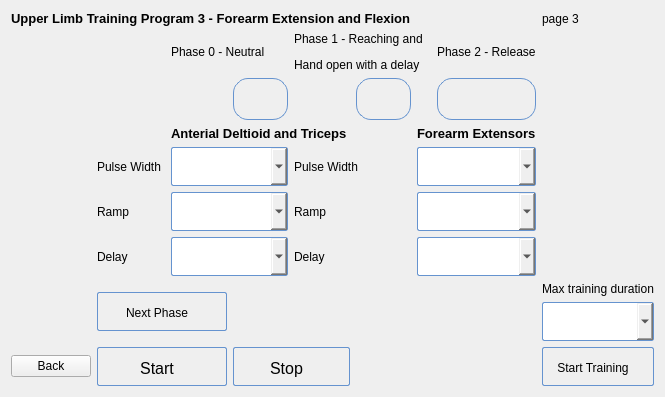
      <widget class="QWidget" name="page_3">
       <layout class="QGridLayout" name="gridLayout_2">
        <item row="0" column="0" colspan="6">
         <widget class="QLabel" name="label_68">
          <property name="font">
           <font>
            <pointsize>10</pointsize>
            <weight>75</weight>
            <bold>true</bold>
           </font>
          </property>
          <property name="text">
           <string>Upper Limb Training Program 3 - Forearm Extension and Flexion</string>
          </property>
         </widget>
        </item>
        <item row="0" column="8">
         <widget class="QLabel" name="label_3">
          <property name="text">
           <string>page 3</string>
          </property>
         </widget>
        </item>
        <item row="1" column="2" colspan="2">
         <widget class="QLabel" name="label_66">
          <property name="text">
           <string>Phase 0 - Neutral</string>
          </property>
         </widget>
        </item>
        <item row="1" column="4" colspan="3">
         <widget class="QLabel" name="label_72">
          <property name="text">
           <string>&lt;html&gt;&lt;head/&gt;&lt;body&gt;&lt;p&gt;Phase 1 - Reaching and &lt;/p&gt;&lt;p&gt;Hand open with a delay&lt;/p&gt;&lt;/body&gt;&lt;/html&gt;</string>
          </property>
         </widget>
        </item>
        <item row="1" column="7">
         <widget class="QLabel" name="label_69">
          <property name="text">
           <string>&lt;html&gt;&lt;head/&gt;&lt;body&gt;&lt;p&gt;Phase 2 - Release&lt;/p&gt;&lt;/body&gt;&lt;/html&gt;</string>
          </property>
         </widget>
        </item>
        <item row="2" column="3">
         <widget class="QPushButton" name="btn1_15">
          <property name="styleSheet">
           <string notr="true">QPushButton {
    border: 1px solid #6593cf;
    border-radius: 15px; /* Half of the button's height */
    padding: 5px;
    background: qlineargradient(x1 : 0, y1 : 0, x2 : 0, y2 : 1, 
        stop : 0.0 #f5f9ff, stop : 0.5 #c7dfff, stop : 0.55 #afd2ff, stop : 1.0 #c0dbff);
    color: #000000;
    font: large &quot;Arial&quot;;
    font-size: 16px;
    height: 30px;
    width: 30px; /* Equal to height for a round shape */
}
</string>
          </property>
          <property name="text">
           <string/>
          </property>
         </widget>
        </item>
        <item row="2" column="5">
         <widget class="QPushButton" name="btn1_13">
          <property name="styleSheet">
           <string notr="true">QPushButton {
    border: 1px solid #6593cf;
    border-radius: 15px; /* Half of the button's height */
    padding: 5px;
    background: qlineargradient(x1 : 0, y1 : 0, x2 : 0, y2 : 1, 
        stop : 0.0 #f5f9ff, stop : 0.5 #c7dfff, stop : 0.55 #afd2ff, stop : 1.0 #c0dbff);
    color: #000000;
    font: large &quot;Arial&quot;;
    font-size: 16px;
    height: 30px;
    width: 30px; /* Equal to height for a round shape */
}
</string>
          </property>
          <property name="text">
           <string/>
          </property>
         </widget>
        </item>
        <item row="2" column="7">
         <widget class="QPushButton" name="btn1_14">
          <property name="styleSheet">
           <string notr="true">QPushButton {
    border: 1px solid #6593cf;
    border-radius: 15px; /* Half of the button's height */
    padding: 5px;
    background: qlineargradient(x1 : 0, y1 : 0, x2 : 0, y2 : 1, 
        stop : 0.0 #f5f9ff, stop : 0.5 #c7dfff, stop : 0.55 #afd2ff, stop : 1.0 #c0dbff);
    color: #000000;
    font: large &quot;Arial&quot;;
    font-size: 16px;
    height: 30px;
    width: 30px; /* Equal to height for a round shape */
}
</string>
          </property>
          <property name="text">
           <string/>
          </property>
         </widget>
        </item>
        <item row="3" column="2" colspan="4">
         <widget class="QLabel" name="label_65">
          <property name="font">
           <font>
            <pointsize>10</pointsize>
            <weight>75</weight>
            <bold>true</bold>
           </font>
          </property>
          <property name="text">
           <string>Anterial Deltioid and Triceps </string>
          </property>
         </widget>
        </item>
        <item row="3" column="6" colspan="2">
         <widget class="QLabel" name="label_70">
          <property name="font">
           <font>
            <pointsize>10</pointsize>
            <weight>75</weight>
            <bold>true</bold>
           </font>
          </property>
          <property name="text">
           <string>Forearm Extensors</string>
          </property>
         </widget>
        </item>
        <item row="4" column="1">
         <widget class="QLabel" name="label_60">
          <property name="text">
           <string>Pulse Width </string>
          </property>
         </widget>
        </item>
        <item row="4" column="2" colspan="2">
         <widget class="QComboBox" name="comboBox_26">
          <property name="styleSheet">
           <string notr="true">QComboBox:hover{
        background: qlineargradient(x1 : 0, y1 : 0, x2 : 0, y2 :   1, stop :   0.0 #ffd9aa,
                stop :   0.5 #ffbb6e, stop :   0.55 #feae42, stop :   1.0 #fedb74);
}

QComboBox {
        border: 1px solid #6593cf;
        border-radius: 2px;
        padding: 5px 5px 2px 5px;
        background: qlineargradient(x1 : 0, y1 : 0, x2 : 0, y2 :   1, stop :   0.0 #f5f9ff,
                stop :   0.5 #c7dfff, stop :   0.55 #afd2ff, stop :   1.0 #c0dbff);
        color: #0000;
        font:  large &quot;Arial&quot;;
		font-size: 10px;
        height: 30px;
}



QComboBox:pressed {
        background: qlineargradient(x1 : 0, y1 : 0, x2 : 0, y2 :   1, stop :   0.0 #c0dbff,
        stop :   0.5 #cfd26f, stop :   0.55 #c7df6f, stop :   1.0 #f5f9ff);
        padding-top: 2px;
        padding-left: 3px;

}
QComboBox:on {
        background: qlineargradient(x1 : 0, y1 : 0, x2 : 0, y2 :   1, stop :   0.0 #5AA72D,
        stop :   0.5 #B3E296, stop :   0.55 #B3E296, stop :   1.0 #f5f9ff);
        padding-top: 2px;
        padding-left: 3px;
}

QComboBox:disabled {
        background: transparent #e5e9ee;
        padding-top: 2px;        
        padding-left: 3px;
        color: black;
}</string>
          </property>
         </widget>
        </item>
        <item row="4" column="4" colspan="2">
         <widget class="QLabel" name="label_62">
          <property name="text">
           <string>Pulse Width </string>
          </property>
         </widget>
        </item>
        <item row="4" column="6" colspan="2">
         <widget class="QComboBox" name="comboBox_30">
          <property name="styleSheet">
           <string notr="true">QComboBox:hover{
        background: qlineargradient(x1 : 0, y1 : 0, x2 : 0, y2 :   1, stop :   0.0 #ffd9aa,
                stop :   0.5 #ffbb6e, stop :   0.55 #feae42, stop :   1.0 #fedb74);
}

QComboBox {
        border: 1px solid #6593cf;
        border-radius: 2px;
        padding: 5px 5px 2px 5px;
        background: qlineargradient(x1 : 0, y1 : 0, x2 : 0, y2 :   1, stop :   0.0 #f5f9ff,
                stop :   0.5 #c7dfff, stop :   0.55 #afd2ff, stop :   1.0 #c0dbff);
        color: #0000;
        font:  large &quot;Arial&quot;;
		font-size: 10px;
        height: 30px;
}



QComboBox:pressed {
        background: qlineargradient(x1 : 0, y1 : 0, x2 : 0, y2 :   1, stop :   0.0 #c0dbff,
        stop :   0.5 #cfd26f, stop :   0.55 #c7df6f, stop :   1.0 #f5f9ff);
        padding-top: 2px;
        padding-left: 3px;

}
QComboBox:on {
        background: qlineargradient(x1 : 0, y1 : 0, x2 : 0, y2 :   1, stop :   0.0 #5AA72D,
        stop :   0.5 #B3E296, stop :   0.55 #B3E296, stop :   1.0 #f5f9ff);
        padding-top: 2px;
        padding-left: 3px;
}

QComboBox:disabled {
        background: transparent #e5e9ee;
        padding-top: 2px;        
        padding-left: 3px;
        color: black;
}</string>
          </property>
         </widget>
        </item>
        <item row="5" column="1">
         <widget class="QLabel" name="label_71">
          <property name="text">
           <string>Ramp</string>
          </property>
         </widget>
        </item>
        <item row="5" column="2" colspan="2">
         <widget class="QComboBox" name="comboBox_28">
          <property name="styleSheet">
           <string notr="true">QComboBox:hover{
        background: qlineargradient(x1 : 0, y1 : 0, x2 : 0, y2 :   1, stop :   0.0 #ffd9aa,
                stop :   0.5 #ffbb6e, stop :   0.55 #feae42, stop :   1.0 #fedb74);
}

QComboBox {
        border: 1px solid #6593cf;
        border-radius: 2px;
        padding: 5px 5px 2px 5px;
        background: qlineargradient(x1 : 0, y1 : 0, x2 : 0, y2 :   1, stop :   0.0 #f5f9ff,
                stop :   0.5 #c7dfff, stop :   0.55 #afd2ff, stop :   1.0 #c0dbff);
        color: #0000;
        font:  large &quot;Arial&quot;;
		font-size: 10px;
        height: 30px;
}



QComboBox:pressed {
        background: qlineargradient(x1 : 0, y1 : 0, x2 : 0, y2 :   1, stop :   0.0 #c0dbff,
        stop :   0.5 #cfd26f, stop :   0.55 #c7df6f, stop :   1.0 #f5f9ff);
        padding-top: 2px;
        padding-left: 3px;

}
QComboBox:on {
        background: qlineargradient(x1 : 0, y1 : 0, x2 : 0, y2 :   1, stop :   0.0 #5AA72D,
        stop :   0.5 #B3E296, stop :   0.55 #B3E296, stop :   1.0 #f5f9ff);
        padding-top: 2px;
        padding-left: 3px;
}

QComboBox:disabled {
        background: transparent #e5e9ee;
        padding-top: 2px;        
        padding-left: 3px;
        color: black;
}</string>
          </property>
         </widget>
        </item>
        <item row="5" column="4" colspan="2">
         <widget class="QLabel" name="label_63">
          <property name="text">
           <string>Ramp</string>
          </property>
         </widget>
        </item>
        <item row="5" column="6" colspan="2">
         <widget class="QComboBox" name="comboBox_31">
          <property name="styleSheet">
           <string notr="true">QComboBox:hover{
        background: qlineargradient(x1 : 0, y1 : 0, x2 : 0, y2 :   1, stop :   0.0 #ffd9aa,
                stop :   0.5 #ffbb6e, stop :   0.55 #feae42, stop :   1.0 #fedb74);
}

QComboBox {
        border: 1px solid #6593cf;
        border-radius: 2px;
        padding: 5px 5px 2px 5px;
        background: qlineargradient(x1 : 0, y1 : 0, x2 : 0, y2 :   1, stop :   0.0 #f5f9ff,
                stop :   0.5 #c7dfff, stop :   0.55 #afd2ff, stop :   1.0 #c0dbff);
        color: #0000;
        font:  large &quot;Arial&quot;;
		font-size: 10px;
        height: 30px;
}



QComboBox:pressed {
        background: qlineargradient(x1 : 0, y1 : 0, x2 : 0, y2 :   1, stop :   0.0 #c0dbff,
        stop :   0.5 #cfd26f, stop :   0.55 #c7df6f, stop :   1.0 #f5f9ff);
        padding-top: 2px;
        padding-left: 3px;

}
QComboBox:on {
        background: qlineargradient(x1 : 0, y1 : 0, x2 : 0, y2 :   1, stop :   0.0 #5AA72D,
        stop :   0.5 #B3E296, stop :   0.55 #B3E296, stop :   1.0 #f5f9ff);
        padding-top: 2px;
        padding-left: 3px;
}

QComboBox:disabled {
        background: transparent #e5e9ee;
        padding-top: 2px;        
        padding-left: 3px;
        color: black;
}</string>
          </property>
         </widget>
        </item>
        <item row="6" column="1">
         <widget class="QLabel" name="label_67">
          <property name="text">
           <string>Delay</string>
          </property>
         </widget>
        </item>
        <item row="6" column="2" colspan="2">
         <widget class="QComboBox" name="comboBox_27">
          <property name="styleSheet">
           <string notr="true">QComboBox:hover{
        background: qlineargradient(x1 : 0, y1 : 0, x2 : 0, y2 :   1, stop :   0.0 #ffd9aa,
                stop :   0.5 #ffbb6e, stop :   0.55 #feae42, stop :   1.0 #fedb74);
}

QComboBox {
        border: 1px solid #6593cf;
        border-radius: 2px;
        padding: 5px 5px 2px 5px;
        background: qlineargradient(x1 : 0, y1 : 0, x2 : 0, y2 :   1, stop :   0.0 #f5f9ff,
                stop :   0.5 #c7dfff, stop :   0.55 #afd2ff, stop :   1.0 #c0dbff);
        color: #0000;
        font:  large &quot;Arial&quot;;
		font-size: 10px;
        height: 30px;
}



QComboBox:pressed {
        background: qlineargradient(x1 : 0, y1 : 0, x2 : 0, y2 :   1, stop :   0.0 #c0dbff,
        stop :   0.5 #cfd26f, stop :   0.55 #c7df6f, stop :   1.0 #f5f9ff);
        padding-top: 2px;
        padding-left: 3px;

}
QComboBox:on {
        background: qlineargradient(x1 : 0, y1 : 0, x2 : 0, y2 :   1, stop :   0.0 #5AA72D,
        stop :   0.5 #B3E296, stop :   0.55 #B3E296, stop :   1.0 #f5f9ff);
        padding-top: 2px;
        padding-left: 3px;
}

QComboBox:disabled {
        background: transparent #e5e9ee;
        padding-top: 2px;        
        padding-left: 3px;
        color: black;
}</string>
          </property>
         </widget>
        </item>
        <item row="6" column="4" colspan="2">
         <widget class="QLabel" name="label_64">
          <property name="text">
           <string>Delay</string>
          </property>
         </widget>
        </item>
        <item row="6" column="6" colspan="2">
         <widget class="QComboBox" name="comboBox_25">
          <property name="styleSheet">
           <string notr="true">QComboBox:hover{
        background: qlineargradient(x1 : 0, y1 : 0, x2 : 0, y2 :   1, stop :   0.0 #ffd9aa,
                stop :   0.5 #ffbb6e, stop :   0.55 #feae42, stop :   1.0 #fedb74);
}

QComboBox {
        border: 1px solid #6593cf;
        border-radius: 2px;
        padding: 5px 5px 2px 5px;
        background: qlineargradient(x1 : 0, y1 : 0, x2 : 0, y2 :   1, stop :   0.0 #f5f9ff,
                stop :   0.5 #c7dfff, stop :   0.55 #afd2ff, stop :   1.0 #c0dbff);
        color: #0000;
        font:  large &quot;Arial&quot;;
		font-size: 10px;
        height: 30px;
}



QComboBox:pressed {
        background: qlineargradient(x1 : 0, y1 : 0, x2 : 0, y2 :   1, stop :   0.0 #c0dbff,
        stop :   0.5 #cfd26f, stop :   0.55 #c7df6f, stop :   1.0 #f5f9ff);
        padding-top: 2px;
        padding-left: 3px;

}
QComboBox:on {
        background: qlineargradient(x1 : 0, y1 : 0, x2 : 0, y2 :   1, stop :   0.0 #5AA72D,
        stop :   0.5 #B3E296, stop :   0.55 #B3E296, stop :   1.0 #f5f9ff);
        padding-top: 2px;
        padding-left: 3px;
}

QComboBox:disabled {
        background: transparent #e5e9ee;
        padding-top: 2px;        
        padding-left: 3px;
        color: black;
}</string>
          </property>
         </widget>
        </item>
        <item row="7" column="1" rowspan="2" colspan="2">
         <widget class="QPushButton" name="btn_nextPhase_4">
          <property name="styleSheet">
           <string notr="true">QPushButton:hover{
        background: qlineargradient(x1 : 0, y1 : 0, x2 : 0, y2 :   1, stop :   0.0 #ffd9aa,
                stop :   0.5 #ffbb6e, stop :   0.55 #feae42, stop :   1.0 #fedb74);
}

QPushButton {
        border: 1px solid #6593cf;
        border-radius: 2px;
        padding: 5px 15px 2px 5px;
        background: qlineargradient(x1 : 0, y1 : 0, x2 : 0, y2 :   1, stop :   0.0 #f5f9ff,
                stop :   0.5 #c7dfff, stop :   0.55 #afd2ff, stop :   1.0 #c0dbff);
        color: #0000;
        font:  large &quot;Arial&quot;;
		font-size: 12px;
        height: 30px;
}




QPushButton:pressed {
        background: qlineargradient(x1 : 0, y1 : 0, x2 : 0, y2 :   1, stop :   0.0 #c0dbff,
        stop :   0.5 #cfd26f, stop :   0.55 #c7df6f, stop :   1.0 #f5f9ff);
        padding-top: 2px;
        padding-left: 3px;

}
QPushButton:on {
        background: qlineargradient(x1 : 0, y1 : 0, x2 : 0, y2 :   1, stop :   0.0 #5AA72D,
        stop :   0.5 #B3E296, stop :   0.55 #B3E296, stop :   1.0 #f5f9ff);
        padding-top: 2px;
        padding-left: 3px;
}

QPushButton:disabled {
        background: transparent #e5e9ee;
        padding-top: 2px;        
        padding-left: 3px;
        color: black;
}</string>
          </property>
          <property name="text">
           <string>Next Phase</string>
          </property>
         </widget>
        </item>
        <item row="7" column="8">
         <widget class="QLabel" name="label_61">
          <property name="text">
           <string>Max training duration</string>
          </property>
         </widget>
        </item>
        <item row="8" column="8">
         <widget class="QComboBox" name="comboBox_29">
          <property name="styleSheet">
           <string notr="true">QComboBox:hover{
        background: qlineargradient(x1 : 0, y1 : 0, x2 : 0, y2 :   1, stop :   0.0 #ffd9aa,
                stop :   0.5 #ffbb6e, stop :   0.55 #feae42, stop :   1.0 #fedb74);
}

QComboBox {
        border: 1px solid #6593cf;
        border-radius: 2px;
        padding: 5px 5px 2px 5px;
        background: qlineargradient(x1 : 0, y1 : 0, x2 : 0, y2 :   1, stop :   0.0 #f5f9ff,
                stop :   0.5 #c7dfff, stop :   0.55 #afd2ff, stop :   1.0 #c0dbff);
        color: #0000;
        font:  large &quot;Arial&quot;;
		font-size: 10px;
        height: 30px;
}



QComboBox:pressed {
        background: qlineargradient(x1 : 0, y1 : 0, x2 : 0, y2 :   1, stop :   0.0 #c0dbff,
        stop :   0.5 #cfd26f, stop :   0.55 #c7df6f, stop :   1.0 #f5f9ff);
        padding-top: 2px;
        padding-left: 3px;

}
QComboBox:on {
        background: qlineargradient(x1 : 0, y1 : 0, x2 : 0, y2 :   1, stop :   0.0 #5AA72D,
        stop :   0.5 #B3E296, stop :   0.55 #B3E296, stop :   1.0 #f5f9ff);
        padding-top: 2px;
        padding-left: 3px;
}

QComboBox:disabled {
        background: transparent #e5e9ee;
        padding-top: 2px;        
        padding-left: 3px;
        color: black;
}</string>
          </property>
         </widget>
        </item>
        <item row="9" column="0">
         <widget class="QPushButton" name="pushButton_back3">
          <property name="text">
           <string>Back</string>
          </property>
         </widget>
        </item>
        <item row="9" column="1" colspan="2">
         <widget class="QPushButton" name="pushButton_stimStart_4">
          <property name="font">
           <font>
            <family>Arial</family>
            <pointsize>-1</pointsize>
            <weight>50</weight>
            <italic>false</italic>
            <bold>false</bold>
           </font>
          </property>
          <property name="styleSheet">
           <string notr="true">QPushButton:hover{
        background: qlineargradient(x1 : 0, y1 : 0, x2 : 0, y2 :   1, stop :   0.0 #ffd9aa,
                stop :   0.5 #ffbb6e, stop :   0.55 #feae42, stop :   1.0 #fedb74);
}

QPushButton {
        border: 1px solid #6593cf;
        border-radius: 2px;
        padding: 5px 15px 2px 5px;
        background: qlineargradient(x1 : 0, y1 : 0, x2 : 0, y2 :   1, stop :   0.0 #f5f9ff,
                stop :   0.5 #c7dfff, stop :   0.55 #afd2ff, stop :   1.0 #c0dbff);
        color: #0000;
        font:  large &quot;Arial&quot;;
		font-size: 16px;
        height: 30px;
}




QPushButton:pressed {
        background: qlineargradient(x1 : 0, y1 : 0, x2 : 0, y2 :   1, stop :   0.0 #c0dbff,
        stop :   0.5 #cfd26f, stop :   0.55 #c7df6f, stop :   1.0 #f5f9ff);
        padding-top: 2px;
        padding-left: 3px;

}
QPushButton:on {
        background: qlineargradient(x1 : 0, y1 : 0, x2 : 0, y2 :   1, stop :   0.0 #5AA72D,
        stop :   0.5 #B3E296, stop :   0.55 #B3E296, stop :   1.0 #f5f9ff);
        padding-top: 2px;
        padding-left: 3px;
}

QPushButton:disabled {
        background: transparent #e5e9ee;
        padding-top: 2px;        
        padding-left: 3px;
        color: black;
}</string>
          </property>
          <property name="text">
           <string>Start</string>
          </property>
          <property name="icon">
           <iconset resource="resources.qrc">
            <normaloff>:/resources/icons8-rfid-signal-100.png</normaloff>:/resources/icons8-rfid-signal-100.png</iconset>
          </property>
         </widget>
        </item>
        <item row="9" column="3" colspan="2">
         <widget class="QPushButton" name="pushButton_stimStop_4">
          <property name="styleSheet">
           <string notr="true">QPushButton:hover{
        background: qlineargradient(x1 : 0, y1 : 0, x2 : 0, y2 :   1, stop :   0.0 #ffd9aa,
                stop :   0.5 #ffbb6e, stop :   0.55 #feae42, stop :   1.0 #fedb74);
}

QPushButton {
        border: 1px solid #6593cf;
        border-radius: 2px;
        padding: 5px 15px 2px 5px;
        background: qlineargradient(x1 : 0, y1 : 0, x2 : 0, y2 :   1, stop :   0.0 #f5f9ff,
                stop :   0.5 #c7dfff, stop :   0.55 #afd2ff, stop :   1.0 #c0dbff);
        color: #0000;
        font:  large &quot;Arial&quot;;
		font-size: 16px;
        height: 30px;
}




QPushButton:pressed {
        background: qlineargradient(x1 : 0, y1 : 0, x2 : 0, y2 :   1, stop :   0.0 #c0dbff,
        stop :   0.5 #cfd26f, stop :   0.55 #c7df6f, stop :   1.0 #f5f9ff);
        padding-top: 2px;
        padding-left: 3px;

}
QPushButton:on {
        background: qlineargradient(x1 : 0, y1 : 0, x2 : 0, y2 :   1, stop :   0.0 #5AA72D,
        stop :   0.5 #B3E296, stop :   0.55 #B3E296, stop :   1.0 #f5f9ff);
        padding-top: 2px;
        padding-left: 3px;
}

QPushButton:disabled {
        background: transparent #e5e9ee;
        padding-top: 2px;        
        padding-left: 3px;
        color: black;
}</string>
          </property>
          <property name="text">
           <string>Stop</string>
          </property>
         </widget>
        </item>
        <item row="9" column="8">
         <widget class="QPushButton" name="pushButton_keyGrip_4">
          <property name="font">
           <font>
            <family>Arial</family>
            <pointsize>-1</pointsize>
            <weight>50</weight>
            <italic>false</italic>
            <bold>false</bold>
           </font>
          </property>
          <property name="styleSheet">
           <string notr="true">QPushButton:hover{
        background: qlineargradient(x1 : 0, y1 : 0, x2 : 0, y2 :   1, stop :   0.0 #ffd9aa,
                stop :   0.5 #ffbb6e, stop :   0.55 #feae42, stop :   1.0 #fedb74);
}

QPushButton {
        border: 1px solid #6593cf;
        border-radius: 2px;
        padding: 5px 15px 2px 5px;
        background: qlineargradient(x1 : 0, y1 : 0, x2 : 0, y2 :   1, stop :   0.0 #f5f9ff,
                stop :   0.5 #c7dfff, stop :   0.55 #afd2ff, stop :   1.0 #c0dbff);
        color: #0000;
        font:  large &quot;Arial&quot;;
		font-size: 12px;
        height: 30px;
}




QPushButton:pressed {
        background: qlineargradient(x1 : 0, y1 : 0, x2 : 0, y2 :   1, stop :   0.0 #c0dbff,
        stop :   0.5 #cfd26f, stop :   0.55 #c7df6f, stop :   1.0 #f5f9ff);
        padding-top: 2px;
        padding-left: 3px;

}
QPushButton:on {
        background: qlineargradient(x1 : 0, y1 : 0, x2 : 0, y2 :   1, stop :   0.0 #5AA72D,
        stop :   0.5 #B3E296, stop :   0.55 #B3E296, stop :   1.0 #f5f9ff);
        padding-top: 2px;
        padding-left: 3px;
}

QPushButton:disabled {
        background: transparent #e5e9ee;
        padding-top: 2px;        
        padding-left: 3px;
        color: black;
}</string>
          </property>
          <property name="text">
           <string>Start Training</string>
          </property>
         </widget>
        </item>
       </layout>
      </widget>
